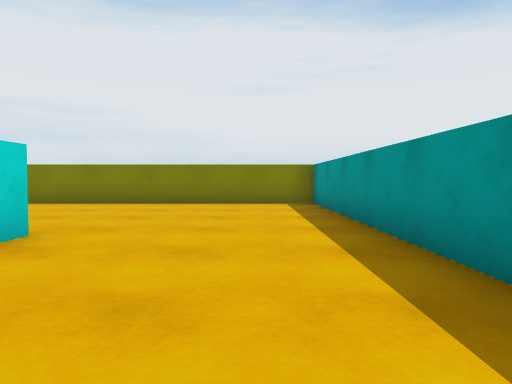
View 1 (above)

16 first-person views from a walk through a scene from a Unity 3-D project. The camera is 0.62 m above the floor, tilts 2° down and sees 70° across. The floor is counted in squares, 1 m on a side. Each view is taken from the middle of a square. On the plan, view 1 faces up. The plan holds only what a view shows up to about 10 squares ahead; the rest is blank. The player is left out.

View 2
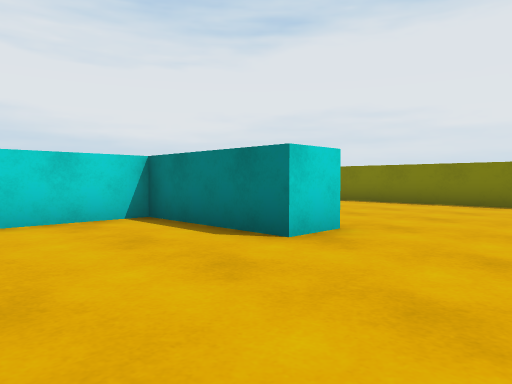

View 3
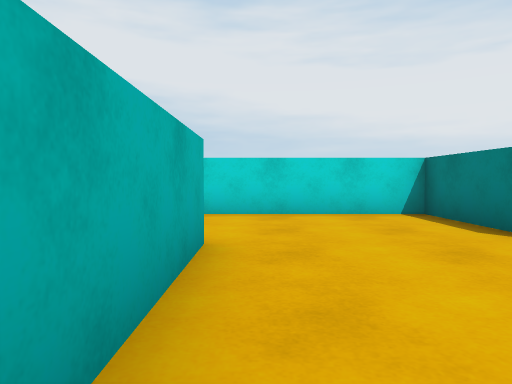

View 4
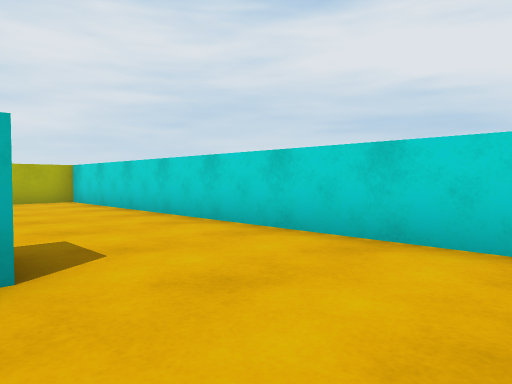

View 5
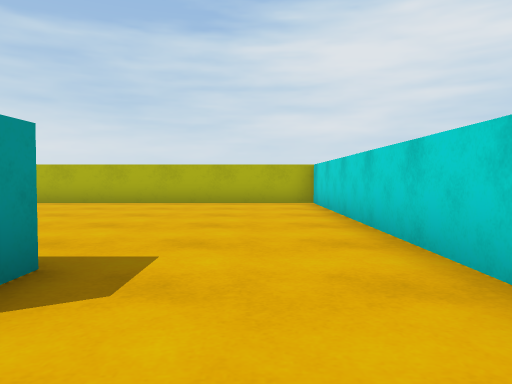

View 6
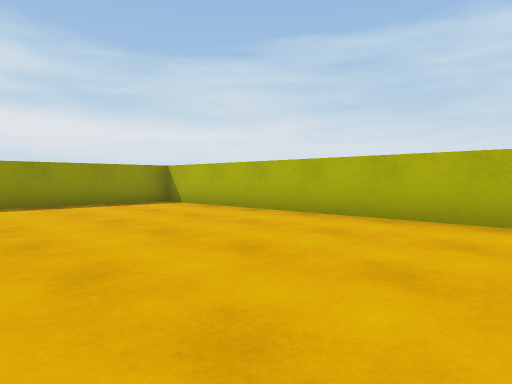

View 7
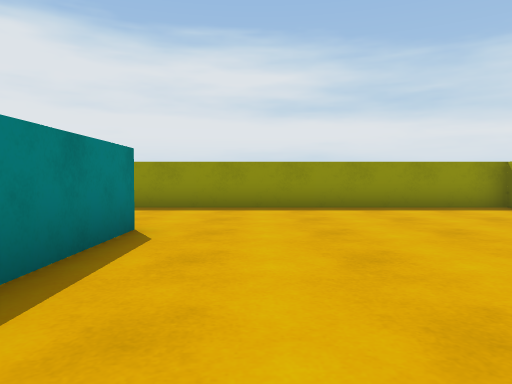

View 8
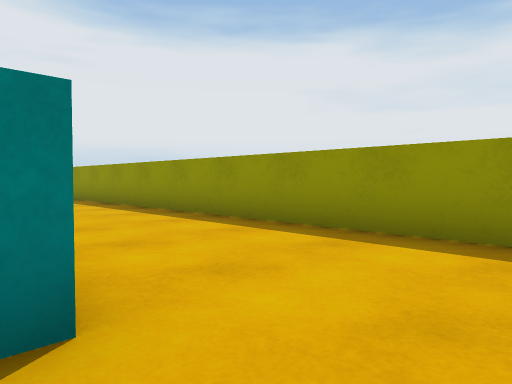

View 9
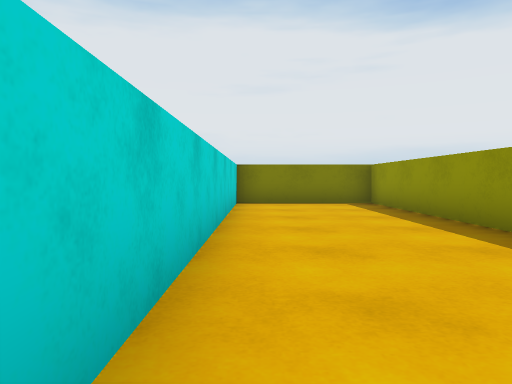

View 10
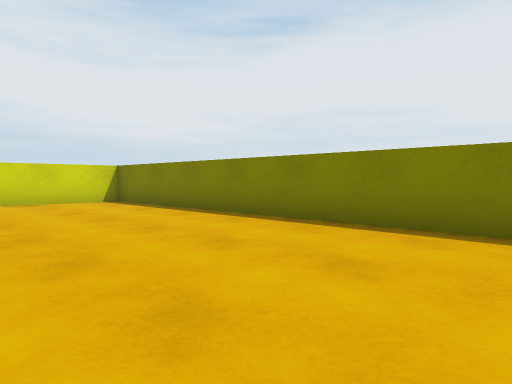

View 11
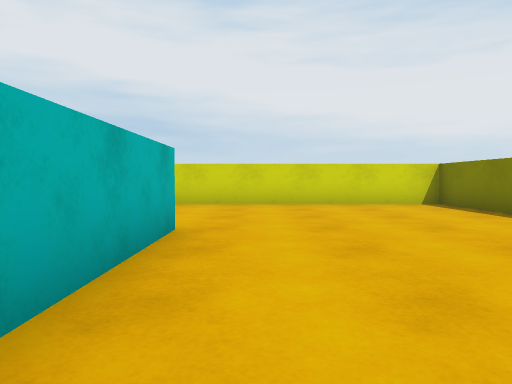

View 12
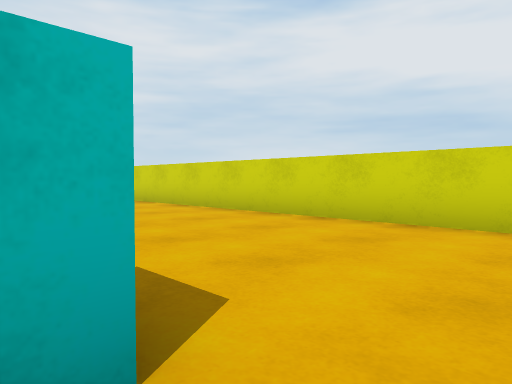

View 13
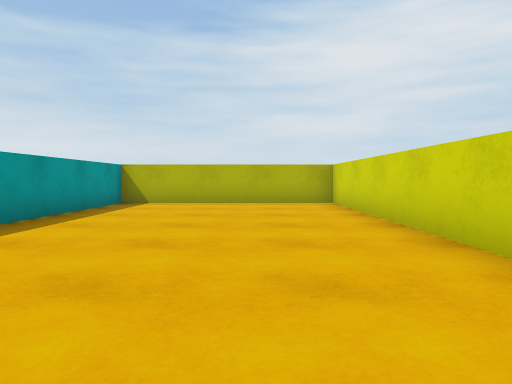

View 14
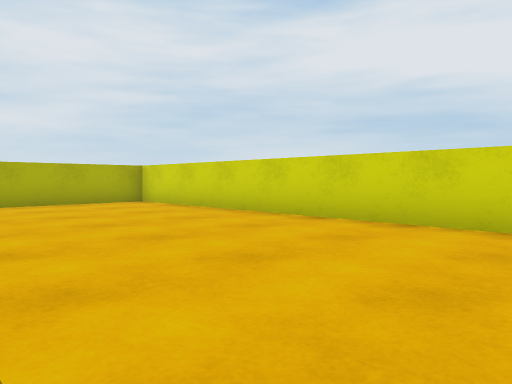

View 15
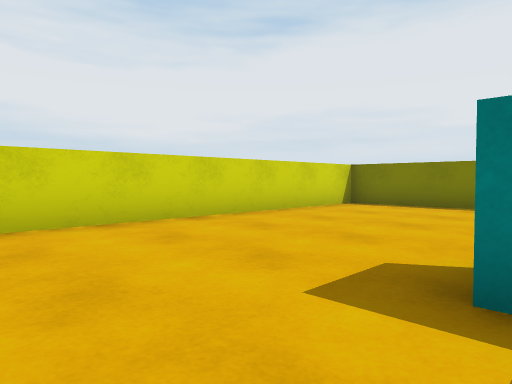

View 16
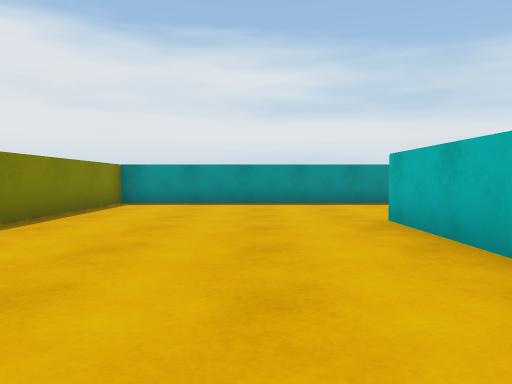

### Floor plan
Points are (right, up) in squares from view 1. A wall is a line through its corners. A room is listed if a view was taken in it or the views show most of it. See-through windows are left out.
Room 1 (views 1, 2, 3, 4, 5, 6, 7, 8, 9, 10, 11, 12, 13, 14, 15, 16)
walls: (-2.6, -0.5) (0.4, -0.5); (1.5, 2.1) (1.5, 9.5) (-12, 9.5) (-12, -8.5) (-6.5, -8.5) (-6.5, -3.9); (2.6, -1.5) (0.1, -1.5); (-7.6, 4) (-2.5, 4) (-2.5, 3) (-5.5, 3) (-5.5, -8.5) (6, -8.5) (6, 9.5) (2.5, 9.5); (2.5, 9.2) (2.5, 0.6)

Where each view was taken, in squares from view 1:
view 1: 0 up, 0 right, facing up
view 2: 0 up, 0 right, facing up-left
view 3: 0 up, 1 right, facing left
view 4: 2 up, 2 left, facing down-left
view 5: 1 up, 4 left, facing down
view 6: 3 down, 3 left, facing down-right
view 7: 3 down, 2 left, facing right
view 8: 3 down, 2 right, facing up-right
view 9: 0 up, 3 right, facing up
view 10: 5 up, 2 left, facing up-left
view 11: 5 up, 3 left, facing left
view 12: 5 up, 7 left, facing down-left
view 13: 1 up, 10 left, facing down
view 14: 1 up, 7 left, facing down-left
view 15: 1 up, 7 left, facing up-left
view 16: 6 up, 8 left, facing right
